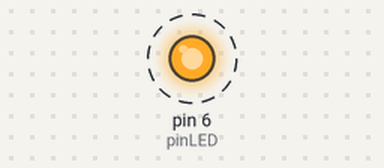
Bench run of a sketch on a simulated Arduino Uno, built with avr-gcc and run on an emulated ATmega328P. On the bench: output pins drawn as LEDs (lit = HIGH). Dashed ring = blinking.

Above: at 0.5 s.
Timing chart, 0 to 4.6 s (numbered marks = the images above):
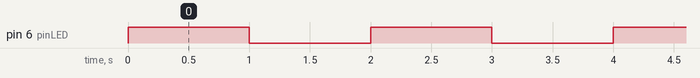

Measured:
- by itself, pin 6 (pinLED): alternates HIGH for 1.0 s and LOW for 1.0 s

The sketch:

Blink_Second_Test_Program.ino
```cpp
//Program : To blink an LED
//Pin Number allotted for LED
int pinLED = 6;

void setup() {
  // put your setup code here, to run once:
  //Initialize the LED pin here
  pinMode(pinLED, OUTPUT);
}

void loop() {
  // put your main code here, to run repeatedly:
  //Blinking Code
  userCode();
}

void userCode(){
  //sending a HIGH
  digitalWrite(pinLED, HIGH);
  //delay
  delay(1000);// in milliseconds
  //sending a LOW
  digitalWrite(pinLED, LOW);
  //delay
  delay(1000);// in milliseconds
}
```
